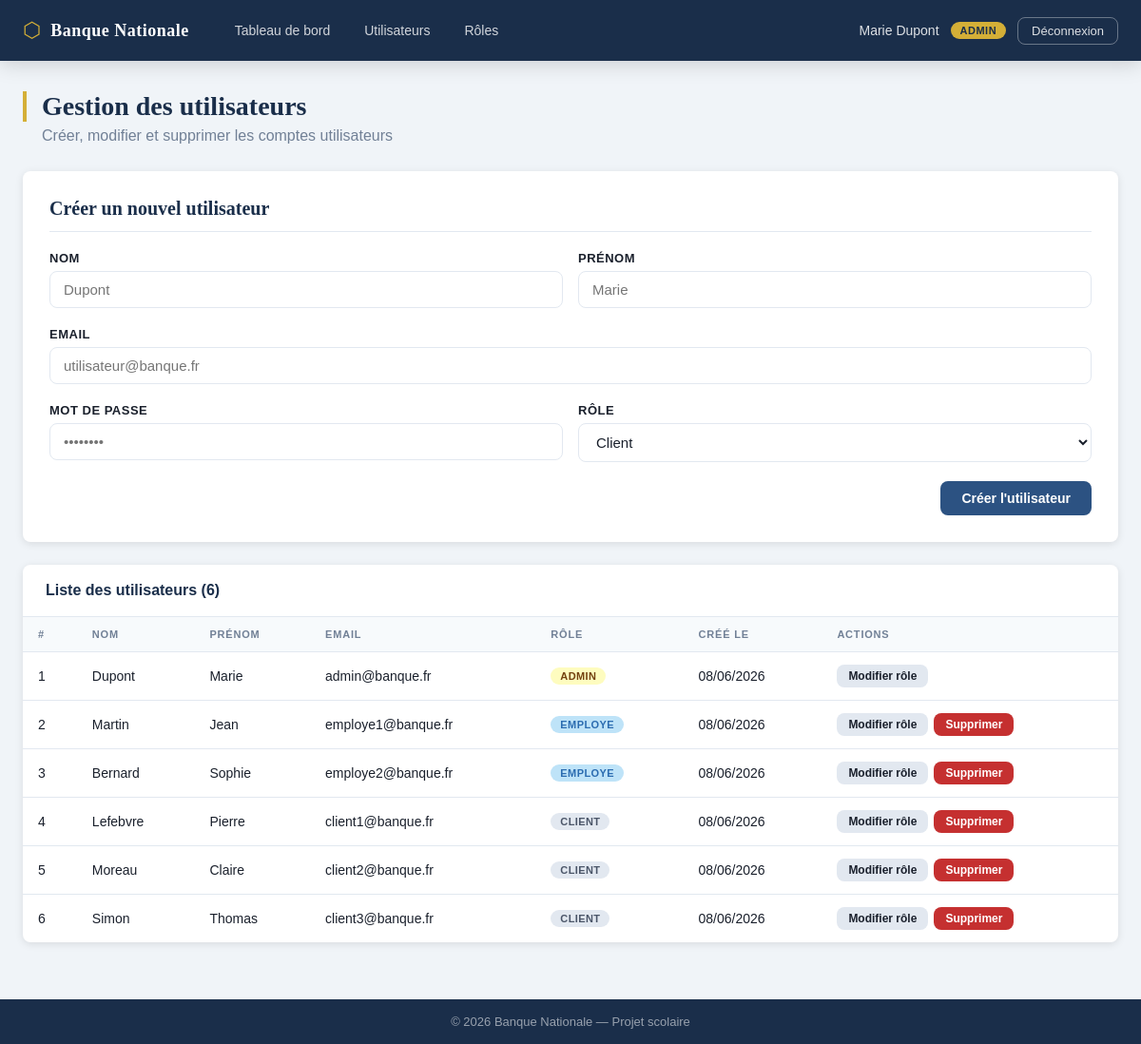
Page /admin/utilisateurs.php (signed in) on the committed database.
### tables this page shows
CREATE TABLE utilisateurs (
    id          INT AUTO_INCREMENT PRIMARY KEY,
    nom         VARCHAR(100) NOT NULL,
    prenom      VARCHAR(100) NOT NULL,
    email       VARCHAR(150) NOT NULL UNIQUE,
    mot_de_passe VARCHAR(255) NOT NULL,    
    role        ENUM('admin', 'employe', 'client') NOT NULL DEFAULT 'client',
    created_at  DATETIME DEFAULT CURRENT_TIMESTAMP
);

### admin/utilisateurs.php (the view, shortened to what this page needs)
<?php
require_once '../config/database.php';
$req_liste = $pdo->query("
    SELECT id, nom, prenom, email, role, created_at
    FROM utilisateurs
    ORDER BY created_at DESC
");
$liste_utilisateurs = $req_liste->fetchAll();
include '../includes/header.php';
?>
<div class="page-titre">
    <h1>Gestion des utilisateurs</h1>
    <p>Créer, modifier et supprimer les comptes utilisateurs</p>
</div>
<div class="carte">
    <h2>Créer un nouvel utilisateur</h2>
    <form method="POST" action="/banque/admin/utilisateurs.php">
        <div style="display: grid; grid-template-columns: 1fr 1fr; gap: 16px;">
            <div class="form-group">
                <label>Nom</label>
                <input type="text" name="nom" placeholder="Dupont" required>
            </div>
            <div class="form-group">
                <label>Prénom</label>
                <input type="text" name="prenom" placeholder="Marie" required>
            </div>
        </div>
        <div class="form-group">
            <label>Email</label>
            <input type="email" name="email" placeholder="utilisateur@banque.fr" required>
        </div>
        <div style="display: grid; grid-template-columns: 1fr 1fr; gap: 16px;">
            <div class="form-group">
                <label>Mot de passe</label>
                <input type="password" name="password" placeholder="••••••••" required>
            </div>
            <div class="form-group">
                <label>Rôle</label>
                <select name="role">
                    <option value="client">Client</option>
                </select>
            </div>
        </div>
        <div class="flex-droite">
            <button type="submit" class="btn btn-principal">Créer l'utilisateur</button>
        </div>
    </form>
</div>
<div class="tableau-conteneur">
    <div class="tableau-entete">
        <h2>Liste des utilisateurs (<?php echo count($liste_utilisateurs); ?>)</h2>
    </div>
    <table>
        <thead>
            <tr>
                <th>#</th>
                <th>Nom</th>
                <th>Prénom</th>
                <th>Email</th>
                <th>Rôle</th>
                <th>Créé le</th>
                <th>Actions</th>
            </tr>
        </thead>
        <tbody>
            <?php foreach ($liste_utilisateurs as $util): ?>
            <tr>
                <td><?php echo $util['id']; ?></td>
                <td><?php echo htmlspecialchars($util['nom']); ?></td>
                <td><?php echo htmlspecialchars($util['prenom']); ?></td>
                <td><?php echo htmlspecialchars($util['email']); ?></td>
                <td>
                    <span class="badge badge-<?php echo $util['role']; ?>">
                        <?php echo ucfirst($util['role']); ?>
                    </span>
                </td>
                <td><?php echo date('d/m/Y', strtotime($util['created_at'])); ?></td>
                <td>
                    <div class="actions-groupe">
                        <a href="/banque/admin/roles.php?id=<?php echo $util['id']; ?>"
                           class="btn btn-neutre" style="padding: 5px 12px; font-size: 12px;">
                            Modifier rôle
                        </a>
                        <?php if ($util['id'] != $_SESSION['utilisateur_id']): ?>
                        <a href="/banque/admin/utilisateurs.php?action=supprimer&id=<?php echo $util['id']; ?>"
                           class="btn btn-danger" style="padding: 5px 12px; font-size: 12px;"
                           onclick="return confirm('Supprimer cet utilisateur ?')">
                            Supprimer
                        </a>
                        <?php endif; ?>
                    </div>
                </td>
            </tr>
            <?php endforeach; ?>
        </tbody>
    </table>
</div>
<?php include '../includes/footer.php'; ?>

### css/style.css (style rules this page uses)
:root { --couleur-principale: #1a2e4a; --couleur-secondaire: #2c5282; --couleur-accent: #d4af37; --couleur-fond: #f0f4f8; --couleur-blanc: #ffffff; --couleur-texte: #1a202c; --couleur-texte-clair: #718096; --couleur-succes: #2f855a; --couleur-danger: #c53030; --couleur-avertissement:#b7791f; --couleur-info: #2b6cb0; --couleur-bordure: #e2e8f0; --ombre: 0 2px 8px rgba(0,0,0,0.10); --ombre-forte: 0 4px 20px rgba(0,0,0,0.15); --rayon: 8px; --font-principale: 'Georgia', 'Times New Roman', serif; --font-interface: 'Trebuchet MS', 'Gill Sans', sans-serif; }
*, *::before, *::after { box-sizing: border-box; margin: 0; padding: 0; }
html { font-size: 16px; }
body { font-family: var(--font-interface); background-color: var(--couleur-fond); color: var(--couleur-texte); min-height: 100vh; display: flex; flex-direction: column; }
.form-group { margin-bottom: 20px; }
.form-group label { display: block; font-size: 13px; font-weight: bold; color: var(--couleur-texte); margin-bottom: 6px; text-transform: uppercase; letter-spacing: 0.5px; }
.form-group input, .form-group select, .form-group textarea { width: 100%; padding: 10px 14px; border: 1px solid var(--couleur-bordure); border-radius: var(--rayon); font-size: 15px; font-family: var(--font-interface); color: var(--couleur-texte); background-color: var(--couleur-blanc); transition: border-color 0.2s, box-shadow 0.2s; }
.btn { display: inline-block; padding: 10px 22px; border-radius: var(--rayon); font-size: 14px; font-family: var(--font-interface); font-weight: bold; text-decoration: none; cursor: pointer; border: none; transition: opacity 0.2s, transform 0.1s; }
.btn-principal { background-color: var(--couleur-secondaire); color: white; }
.btn-danger { background-color: var(--couleur-danger); color: white; }
.btn-neutre { background-color: var(--couleur-bordure); color: var(--couleur-texte); }
.page-titre { margin-bottom: 28px; }
.page-titre h1 { font-family: var(--font-principale); font-size: 28px; color: var(--couleur-principale); border-left: 4px solid var(--couleur-accent); padding-left: 16px; }
.page-titre p { color: var(--couleur-texte-clair); margin-top: 6px; padding-left: 20px; }
.tableau-conteneur { background: var(--couleur-blanc); border-radius: var(--rayon); box-shadow: var(--ombre); overflow: hidden; margin-bottom: 28px; }
.tableau-entete { display: flex; align-items: center; justify-content: space-between; padding: 18px 24px; border-bottom: 1px solid var(--couleur-bordure); }
.tableau-entete h2 { font-size: 16px; font-weight: bold; color: var(--couleur-principale); }
table { width: 100%; border-collapse: collapse; font-size: 14px; }
thead th { background-color: #f7fafc; padding: 12px 16px; text-align: left; font-size: 11px; font-weight: bold; text-transform: uppercase; letter-spacing: 0.8px; color: var(--couleur-texte-clair); border-bottom: 1px solid var(--couleur-bordure); }
tbody td { padding: 13px 16px; border-bottom: 1px solid var(--couleur-bordure); color: var(--couleur-texte); }
tbody tr:last-child td { border-bottom: none; }
.badge { display: inline-block; padding: 3px 10px; border-radius: 20px; font-size: 11px; font-weight: bold; text-transform: uppercase; letter-spacing: 0.4px; }
.badge-admin { background: #fefcbf; color: #744210; }
.badge-employe { background: #bee3f8; color: var(--couleur-info); }
.badge-client { background: #e2e8f0; color: #4a5568; }
.carte { background: var(--couleur-blanc); border-radius: var(--rayon); box-shadow: var(--ombre); padding: 28px; margin-bottom: 24px; }
.carte h2 { font-family: var(--font-principale); font-size: 20px; color: var(--couleur-principale); margin-bottom: 20px; padding-bottom: 12px; border-bottom: 1px solid var(--couleur-bordure); }
.flex-droite { display: flex; justify-content: flex-end; gap: 8px; }
.actions-groupe { display: flex; gap: 6px; }

### rows in the picture
utilisateurs: id "1", nom "Dupont", prenom "Marie", email "admin@banque.fr", role "ADMIN", created_at "08/06/2026"
utilisateurs: id "2", nom "Martin", prenom "Jean", email "employe1@banque.fr", role "EMPLOYE", created_at "08/06/2026"
utilisateurs: id "3", nom "Bernard", prenom "Sophie", email "employe2@banque.fr", role "EMPLOYE", created_at "08/06/2026"
utilisateurs: id "4", nom "Lefebvre", prenom "Pierre", email "client1@banque.fr", role "CLIENT", created_at "08/06/2026"
utilisateurs: id "5", nom "Moreau", prenom "Claire", email "client2@banque.fr", role "CLIENT", created_at "08/06/2026"
utilisateurs: id "6", nom "Simon", prenom "Thomas", email "client3@banque.fr", role "CLIENT", created_at "08/06/2026"

### other values in the picture
$_SESSION['prenom'] . ' ' . $_SESSION['nom'] "Marie Dupont"
$_SESSION['role'] "ADMIN"
count($liste_utilisateurs) "6"
